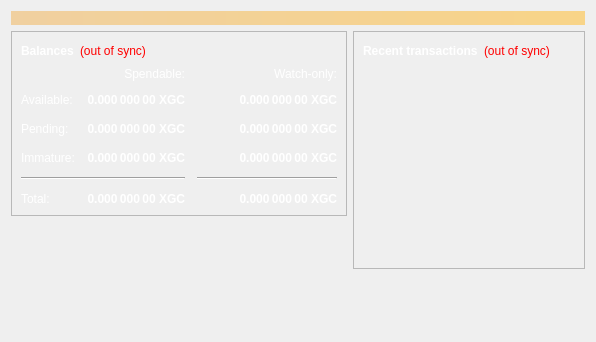
<?xml version="1.0" encoding="UTF-8"?>
<ui version="4.0">
 <class>OverviewPage</class>
 <widget class="QWidget" name="OverviewPage">
  <property name="geometry">
   <rect>
    <x>0</x>
    <y>0</y>
    <width>596</width>
    <height>342</height>
   </rect>
  </property>
  <property name="windowTitle">
   <string>Form</string>
  </property>
  <layout class="QVBoxLayout" name="topLayout">
   <item>
    <widget class="QLabel" name="labelAlerts">
     <property name="visible">
      <bool>false</bool>
     </property>
     <property name="styleSheet">
      <string notr="true">QLabel { background-color: qlineargradient(x1: 0, y1: 0, x2: 1, y2: 0, stop:0 #F0D0A0, stop:1 #F8D488); color:#000000; }</string>
     </property>
     <property name="wordWrap">
      <bool>true</bool>
     </property>
     <property name="margin">
      <number>3</number>
     </property>
     <property name="textInteractionFlags">
      <set>Qt::TextSelectableByMouse</set>
     </property>
    </widget>
   </item>
   <item>
    <layout class="QHBoxLayout" name="horizontalLayout" stretch="1,1">
     <item>
      <layout class="QVBoxLayout" name="verticalLayout_2">
       <item>
        <widget class="QFrame" name="frame">
         <property name="frameShape">
          <enum>QFrame::StyledPanel</enum>
         </property>
         <property name="frameShadow">
          <enum>QFrame::Raised</enum>
         </property>
         <layout class="QVBoxLayout" name="verticalLayout_4">
          <item>
           <layout class="QHBoxLayout" name="horizontalLayout_4">
            <item>
             <widget class="QLabel" name="label_5">
              <property name="palette">
               <palette>
                <active>
                 <colorrole role="WindowText">
                  <brush brushstyle="SolidPattern">
                   <color alpha="255">
                    <red>255</red>
                    <green>255</green>
                    <blue>255</blue>
                   </color>
                  </brush>
                 </colorrole>
                </active>
                <inactive>
                 <colorrole role="WindowText">
                  <brush brushstyle="SolidPattern">
                   <color alpha="255">
                    <red>255</red>
                    <green>255</green>
                    <blue>255</blue>
                   </color>
                  </brush>
                 </colorrole>
                </inactive>
                <disabled>
                 <colorrole role="WindowText">
                  <brush brushstyle="SolidPattern">
                   <color alpha="255">
                    <red>120</red>
                    <green>120</green>
                    <blue>120</blue>
                   </color>
                  </brush>
                 </colorrole>
                </disabled>
               </palette>
              </property>
              <property name="font">
               <font>
                <weight>75</weight>
                <bold>true</bold>
               </font>
              </property>
              <property name="text">
               <string>Balances</string>
              </property>
             </widget>
            </item>
            <item>
             <widget class="QLabel" name="labelWalletStatus">
              <property name="toolTip">
               <string>&lt;html&gt;&lt;head/&gt;&lt;body&gt;&lt;p&gt;The displayed information may be out of date. Your wallet automatically synchronizes with the XGoldCoin network after a connection is established, but this process has not completed yet.&lt;/p&gt;&lt;/body&gt;&lt;/html&gt;</string>
              </property>
              <property name="styleSheet">
               <string notr="true">QLabel { color: red; }</string>
              </property>
              <property name="text">
               <string>&lt;html&gt;&lt;head/&gt;&lt;body&gt;&lt;p&gt;(out of sync)&lt;/p&gt;&lt;/body&gt;&lt;/html&gt;</string>
              </property>
             </widget>
            </item>
            <item>
             <spacer name="horizontalSpacer_3">
              <property name="orientation">
               <enum>Qt::Horizontal</enum>
              </property>
              <property name="sizeHint" stdset="0">
               <size>
                <width>40</width>
                <height>20</height>
               </size>
              </property>
             </spacer>
            </item>
           </layout>
          </item>
          <item>
           <layout class="QGridLayout" name="gridLayout">
            <property name="spacing">
             <number>12</number>
            </property>
            <item row="2" column="2">
             <widget class="QLabel" name="labelWatchPending">
              <property name="palette">
               <palette>
                <active>
                 <colorrole role="WindowText">
                  <brush brushstyle="SolidPattern">
                   <color alpha="255">
                    <red>255</red>
                    <green>255</green>
                    <blue>255</blue>
                   </color>
                  </brush>
                 </colorrole>
                </active>
                <inactive>
                 <colorrole role="WindowText">
                  <brush brushstyle="SolidPattern">
                   <color alpha="255">
                    <red>255</red>
                    <green>255</green>
                    <blue>255</blue>
                   </color>
                  </brush>
                 </colorrole>
                </inactive>
                <disabled>
                 <colorrole role="WindowText">
                  <brush brushstyle="SolidPattern">
                   <color alpha="255">
                    <red>120</red>
                    <green>120</green>
                    <blue>120</blue>
                   </color>
                  </brush>
                 </colorrole>
                </disabled>
               </palette>
              </property>
              <property name="font">
               <font>
                <weight>75</weight>
                <bold>true</bold>
               </font>
              </property>
              <property name="cursor">
               <cursorShape>IBeamCursor</cursorShape>
              </property>
              <property name="toolTip">
               <string>Unconfirmed transactions to watch-only addresses</string>
              </property>
              <property name="text">
               <string notr="true">0.000 000 00 XGC</string>
              </property>
              <property name="alignment">
               <set>Qt::AlignRight|Qt::AlignTrailing|Qt::AlignVCenter</set>
              </property>
              <property name="textInteractionFlags">
               <set>Qt::LinksAccessibleByMouse|Qt::TextSelectableByKeyboard|Qt::TextSelectableByMouse</set>
              </property>
             </widget>
            </item>
            <item row="2" column="1">
             <widget class="QLabel" name="labelUnconfirmed">
              <property name="palette">
               <palette>
                <active>
                 <colorrole role="WindowText">
                  <brush brushstyle="SolidPattern">
                   <color alpha="255">
                    <red>255</red>
                    <green>255</green>
                    <blue>255</blue>
                   </color>
                  </brush>
                 </colorrole>
                </active>
                <inactive>
                 <colorrole role="WindowText">
                  <brush brushstyle="SolidPattern">
                   <color alpha="255">
                    <red>255</red>
                    <green>255</green>
                    <blue>255</blue>
                   </color>
                  </brush>
                 </colorrole>
                </inactive>
                <disabled>
                 <colorrole role="WindowText">
                  <brush brushstyle="SolidPattern">
                   <color alpha="255">
                    <red>120</red>
                    <green>120</green>
                    <blue>120</blue>
                   </color>
                  </brush>
                 </colorrole>
                </disabled>
               </palette>
              </property>
              <property name="font">
               <font>
                <weight>75</weight>
                <bold>true</bold>
               </font>
              </property>
              <property name="cursor">
               <cursorShape>IBeamCursor</cursorShape>
              </property>
              <property name="toolTip">
               <string>Total of transactions that have yet to be confirmed, and do not yet count toward the spendable balance</string>
              </property>
              <property name="text">
               <string notr="true">0.000 000 00 XGC</string>
              </property>
              <property name="alignment">
               <set>Qt::AlignRight|Qt::AlignTrailing|Qt::AlignVCenter</set>
              </property>
              <property name="textInteractionFlags">
               <set>Qt::LinksAccessibleByMouse|Qt::TextSelectableByKeyboard|Qt::TextSelectableByMouse</set>
              </property>
             </widget>
            </item>
            <item row="3" column="2">
             <widget class="QLabel" name="labelWatchImmature">
              <property name="palette">
               <palette>
                <active>
                 <colorrole role="WindowText">
                  <brush brushstyle="SolidPattern">
                   <color alpha="255">
                    <red>255</red>
                    <green>255</green>
                    <blue>255</blue>
                   </color>
                  </brush>
                 </colorrole>
                </active>
                <inactive>
                 <colorrole role="WindowText">
                  <brush brushstyle="SolidPattern">
                   <color alpha="255">
                    <red>255</red>
                    <green>255</green>
                    <blue>255</blue>
                   </color>
                  </brush>
                 </colorrole>
                </inactive>
                <disabled>
                 <colorrole role="WindowText">
                  <brush brushstyle="SolidPattern">
                   <color alpha="255">
                    <red>120</red>
                    <green>120</green>
                    <blue>120</blue>
                   </color>
                  </brush>
                 </colorrole>
                </disabled>
               </palette>
              </property>
              <property name="font">
               <font>
                <weight>75</weight>
                <bold>true</bold>
               </font>
              </property>
              <property name="cursor">
               <cursorShape>IBeamCursor</cursorShape>
              </property>
              <property name="toolTip">
               <string>Mined balance in watch-only addresses that has not yet matured</string>
              </property>
              <property name="text">
               <string notr="true">0.000 000 00 XGC</string>
              </property>
              <property name="alignment">
               <set>Qt::AlignRight|Qt::AlignTrailing|Qt::AlignVCenter</set>
              </property>
              <property name="textInteractionFlags">
               <set>Qt::LinksAccessibleByMouse|Qt::TextSelectableByKeyboard|Qt::TextSelectableByMouse</set>
              </property>
             </widget>
            </item>
            <item row="4" column="0" colspan="2">
             <widget class="Line" name="line">
              <property name="orientation">
               <enum>Qt::Horizontal</enum>
              </property>
             </widget>
            </item>
            <item row="4" column="2">
             <widget class="Line" name="lineWatchBalance">
              <property name="sizePolicy">
               <sizepolicy hsizetype="Preferred" vsizetype="Fixed">
                <horstretch>0</horstretch>
                <verstretch>0</verstretch>
               </sizepolicy>
              </property>
              <property name="minimumSize">
               <size>
                <width>140</width>
                <height>0</height>
               </size>
              </property>
              <property name="orientation">
               <enum>Qt::Horizontal</enum>
              </property>
             </widget>
            </item>
            <item row="5" column="0">
             <widget class="QLabel" name="labelTotalText">
              <property name="palette">
               <palette>
                <active>
                 <colorrole role="WindowText">
                  <brush brushstyle="SolidPattern">
                   <color alpha="255">
                    <red>255</red>
                    <green>255</green>
                    <blue>255</blue>
                   </color>
                  </brush>
                 </colorrole>
                </active>
                <inactive>
                 <colorrole role="WindowText">
                  <brush brushstyle="SolidPattern">
                   <color alpha="255">
                    <red>255</red>
                    <green>255</green>
                    <blue>255</blue>
                   </color>
                  </brush>
                 </colorrole>
                </inactive>
                <disabled>
                 <colorrole role="WindowText">
                  <brush brushstyle="SolidPattern">
                   <color alpha="255">
                    <red>120</red>
                    <green>120</green>
                    <blue>120</blue>
                   </color>
                  </brush>
                 </colorrole>
                </disabled>
               </palette>
              </property>
              <property name="text">
               <string>Total:</string>
              </property>
             </widget>
            </item>
            <item row="3" column="1">
             <widget class="QLabel" name="labelImmature">
              <property name="palette">
               <palette>
                <active>
                 <colorrole role="WindowText">
                  <brush brushstyle="SolidPattern">
                   <color alpha="255">
                    <red>255</red>
                    <green>255</green>
                    <blue>255</blue>
                   </color>
                  </brush>
                 </colorrole>
                </active>
                <inactive>
                 <colorrole role="WindowText">
                  <brush brushstyle="SolidPattern">
                   <color alpha="255">
                    <red>255</red>
                    <green>255</green>
                    <blue>255</blue>
                   </color>
                  </brush>
                 </colorrole>
                </inactive>
                <disabled>
                 <colorrole role="WindowText">
                  <brush brushstyle="SolidPattern">
                   <color alpha="255">
                    <red>120</red>
                    <green>120</green>
                    <blue>120</blue>
                   </color>
                  </brush>
                 </colorrole>
                </disabled>
               </palette>
              </property>
              <property name="font">
               <font>
                <weight>75</weight>
                <bold>true</bold>
               </font>
              </property>
              <property name="cursor">
               <cursorShape>IBeamCursor</cursorShape>
              </property>
              <property name="toolTip">
               <string>Mined balance that has not yet matured</string>
              </property>
              <property name="text">
               <string notr="true">0.000 000 00 XGC</string>
              </property>
              <property name="alignment">
               <set>Qt::AlignRight|Qt::AlignTrailing|Qt::AlignVCenter</set>
              </property>
              <property name="textInteractionFlags">
               <set>Qt::LinksAccessibleByMouse|Qt::TextSelectableByKeyboard|Qt::TextSelectableByMouse</set>
              </property>
             </widget>
            </item>
            <item row="2" column="3">
             <spacer name="horizontalSpacer_2">
              <property name="orientation">
               <enum>Qt::Horizontal</enum>
              </property>
              <property name="sizeHint" stdset="0">
               <size>
                <width>40</width>
                <height>20</height>
               </size>
              </property>
             </spacer>
            </item>
            <item row="3" column="0">
             <widget class="QLabel" name="labelImmatureText">
              <property name="palette">
               <palette>
                <active>
                 <colorrole role="WindowText">
                  <brush brushstyle="SolidPattern">
                   <color alpha="255">
                    <red>255</red>
                    <green>255</green>
                    <blue>255</blue>
                   </color>
                  </brush>
                 </colorrole>
                </active>
                <inactive>
                 <colorrole role="WindowText">
                  <brush brushstyle="SolidPattern">
                   <color alpha="255">
                    <red>255</red>
                    <green>255</green>
                    <blue>255</blue>
                   </color>
                  </brush>
                 </colorrole>
                </inactive>
                <disabled>
                 <colorrole role="WindowText">
                  <brush brushstyle="SolidPattern">
                   <color alpha="255">
                    <red>120</red>
                    <green>120</green>
                    <blue>120</blue>
                   </color>
                  </brush>
                 </colorrole>
                </disabled>
               </palette>
              </property>
              <property name="text">
               <string>Immature:</string>
              </property>
             </widget>
            </item>
            <item row="5" column="1">
             <widget class="QLabel" name="labelTotal">
              <property name="palette">
               <palette>
                <active>
                 <colorrole role="WindowText">
                  <brush brushstyle="SolidPattern">
                   <color alpha="255">
                    <red>255</red>
                    <green>255</green>
                    <blue>255</blue>
                   </color>
                  </brush>
                 </colorrole>
                </active>
                <inactive>
                 <colorrole role="WindowText">
                  <brush brushstyle="SolidPattern">
                   <color alpha="255">
                    <red>255</red>
                    <green>255</green>
                    <blue>255</blue>
                   </color>
                  </brush>
                 </colorrole>
                </inactive>
                <disabled>
                 <colorrole role="WindowText">
                  <brush brushstyle="SolidPattern">
                   <color alpha="255">
                    <red>120</red>
                    <green>120</green>
                    <blue>120</blue>
                   </color>
                  </brush>
                 </colorrole>
                </disabled>
               </palette>
              </property>
              <property name="font">
               <font>
                <weight>75</weight>
                <bold>true</bold>
               </font>
              </property>
              <property name="cursor">
               <cursorShape>IBeamCursor</cursorShape>
              </property>
              <property name="toolTip">
               <string>Your current total balance</string>
              </property>
              <property name="text">
               <string notr="true">0.000 000 00 XGC</string>
              </property>
              <property name="alignment">
               <set>Qt::AlignRight|Qt::AlignTrailing|Qt::AlignVCenter</set>
              </property>
              <property name="textInteractionFlags">
               <set>Qt::LinksAccessibleByMouse|Qt::TextSelectableByKeyboard|Qt::TextSelectableByMouse</set>
              </property>
             </widget>
            </item>
            <item row="5" column="2">
             <widget class="QLabel" name="labelWatchTotal">
              <property name="palette">
               <palette>
                <active>
                 <colorrole role="WindowText">
                  <brush brushstyle="SolidPattern">
                   <color alpha="255">
                    <red>255</red>
                    <green>255</green>
                    <blue>255</blue>
                   </color>
                  </brush>
                 </colorrole>
                </active>
                <inactive>
                 <colorrole role="WindowText">
                  <brush brushstyle="SolidPattern">
                   <color alpha="255">
                    <red>255</red>
                    <green>255</green>
                    <blue>255</blue>
                   </color>
                  </brush>
                 </colorrole>
                </inactive>
                <disabled>
                 <colorrole role="WindowText">
                  <brush brushstyle="SolidPattern">
                   <color alpha="255">
                    <red>120</red>
                    <green>120</green>
                    <blue>120</blue>
                   </color>
                  </brush>
                 </colorrole>
                </disabled>
               </palette>
              </property>
              <property name="font">
               <font>
                <weight>75</weight>
                <bold>true</bold>
               </font>
              </property>
              <property name="cursor">
               <cursorShape>IBeamCursor</cursorShape>
              </property>
              <property name="toolTip">
               <string>Current total balance in watch-only addresses</string>
              </property>
              <property name="text">
               <string notr="true">0.000 000 00 XGC</string>
              </property>
              <property name="alignment">
               <set>Qt::AlignRight|Qt::AlignTrailing|Qt::AlignVCenter</set>
              </property>
              <property name="textInteractionFlags">
               <set>Qt::LinksAccessibleByMouse|Qt::TextSelectableByKeyboard|Qt::TextSelectableByMouse</set>
              </property>
             </widget>
            </item>
            <item row="0" column="2">
             <widget class="QLabel" name="labelWatchonly">
              <property name="palette">
               <palette>
                <active>
                 <colorrole role="WindowText">
                  <brush brushstyle="SolidPattern">
                   <color alpha="255">
                    <red>255</red>
                    <green>255</green>
                    <blue>255</blue>
                   </color>
                  </brush>
                 </colorrole>
                </active>
                <inactive>
                 <colorrole role="WindowText">
                  <brush brushstyle="SolidPattern">
                   <color alpha="255">
                    <red>255</red>
                    <green>255</green>
                    <blue>255</blue>
                   </color>
                  </brush>
                 </colorrole>
                </inactive>
                <disabled>
                 <colorrole role="WindowText">
                  <brush brushstyle="SolidPattern">
                   <color alpha="255">
                    <red>120</red>
                    <green>120</green>
                    <blue>120</blue>
                   </color>
                  </brush>
                 </colorrole>
                </disabled>
               </palette>
              </property>
              <property name="text">
               <string>Watch-only:</string>
              </property>
              <property name="alignment">
               <set>Qt::AlignRight|Qt::AlignTrailing|Qt::AlignVCenter</set>
              </property>
             </widget>
            </item>
            <item row="1" column="0">
             <widget class="QLabel" name="labelBalanceText">
              <property name="palette">
               <palette>
                <active>
                 <colorrole role="WindowText">
                  <brush brushstyle="SolidPattern">
                   <color alpha="255">
                    <red>255</red>
                    <green>255</green>
                    <blue>255</blue>
                   </color>
                  </brush>
                 </colorrole>
                </active>
                <inactive>
                 <colorrole role="WindowText">
                  <brush brushstyle="SolidPattern">
                   <color alpha="255">
                    <red>255</red>
                    <green>255</green>
                    <blue>255</blue>
                   </color>
                  </brush>
                 </colorrole>
                </inactive>
                <disabled>
                 <colorrole role="WindowText">
                  <brush brushstyle="SolidPattern">
                   <color alpha="255">
                    <red>120</red>
                    <green>120</green>
                    <blue>120</blue>
                   </color>
                  </brush>
                 </colorrole>
                </disabled>
               </palette>
              </property>
              <property name="text">
               <string>Available:</string>
              </property>
             </widget>
            </item>
            <item row="1" column="1">
             <widget class="QLabel" name="labelBalance">
              <property name="palette">
               <palette>
                <active>
                 <colorrole role="WindowText">
                  <brush brushstyle="SolidPattern">
                   <color alpha="255">
                    <red>255</red>
                    <green>255</green>
                    <blue>255</blue>
                   </color>
                  </brush>
                 </colorrole>
                </active>
                <inactive>
                 <colorrole role="WindowText">
                  <brush brushstyle="SolidPattern">
                   <color alpha="255">
                    <red>255</red>
                    <green>255</green>
                    <blue>255</blue>
                   </color>
                  </brush>
                 </colorrole>
                </inactive>
                <disabled>
                 <colorrole role="WindowText">
                  <brush brushstyle="SolidPattern">
                   <color alpha="255">
                    <red>120</red>
                    <green>120</green>
                    <blue>120</blue>
                   </color>
                  </brush>
                 </colorrole>
                </disabled>
               </palette>
              </property>
              <property name="font">
               <font>
                <weight>75</weight>
                <bold>true</bold>
               </font>
              </property>
              <property name="cursor">
               <cursorShape>IBeamCursor</cursorShape>
              </property>
              <property name="toolTip">
               <string>Your current spendable balance</string>
              </property>
              <property name="text">
               <string notr="true">0.000 000 00 XGC</string>
              </property>
              <property name="alignment">
               <set>Qt::AlignRight|Qt::AlignTrailing|Qt::AlignVCenter</set>
              </property>
              <property name="textInteractionFlags">
               <set>Qt::LinksAccessibleByMouse|Qt::TextSelectableByKeyboard|Qt::TextSelectableByMouse</set>
              </property>
             </widget>
            </item>
            <item row="1" column="2">
             <widget class="QLabel" name="labelWatchAvailable">
              <property name="palette">
               <palette>
                <active>
                 <colorrole role="WindowText">
                  <brush brushstyle="SolidPattern">
                   <color alpha="255">
                    <red>255</red>
                    <green>255</green>
                    <blue>255</blue>
                   </color>
                  </brush>
                 </colorrole>
                </active>
                <inactive>
                 <colorrole role="WindowText">
                  <brush brushstyle="SolidPattern">
                   <color alpha="255">
                    <red>255</red>
                    <green>255</green>
                    <blue>255</blue>
                   </color>
                  </brush>
                 </colorrole>
                </inactive>
                <disabled>
                 <colorrole role="WindowText">
                  <brush brushstyle="SolidPattern">
                   <color alpha="255">
                    <red>120</red>
                    <green>120</green>
                    <blue>120</blue>
                   </color>
                  </brush>
                 </colorrole>
                </disabled>
               </palette>
              </property>
              <property name="font">
               <font>
                <weight>75</weight>
                <bold>true</bold>
               </font>
              </property>
              <property name="cursor">
               <cursorShape>IBeamCursor</cursorShape>
              </property>
              <property name="toolTip">
               <string>Your current balance in watch-only addresses</string>
              </property>
              <property name="text">
               <string notr="true">0.000 000 00 XGC</string>
              </property>
              <property name="alignment">
               <set>Qt::AlignRight|Qt::AlignTrailing|Qt::AlignVCenter</set>
              </property>
              <property name="textInteractionFlags">
               <set>Qt::LinksAccessibleByMouse|Qt::TextSelectableByKeyboard|Qt::TextSelectableByMouse</set>
              </property>
             </widget>
            </item>
            <item row="2" column="0">
             <widget class="QLabel" name="labelPendingText">
              <property name="palette">
               <palette>
                <active>
                 <colorrole role="WindowText">
                  <brush brushstyle="SolidPattern">
                   <color alpha="255">
                    <red>255</red>
                    <green>255</green>
                    <blue>255</blue>
                   </color>
                  </brush>
                 </colorrole>
                </active>
                <inactive>
                 <colorrole role="WindowText">
                  <brush brushstyle="SolidPattern">
                   <color alpha="255">
                    <red>255</red>
                    <green>255</green>
                    <blue>255</blue>
                   </color>
                  </brush>
                 </colorrole>
                </inactive>
                <disabled>
                 <colorrole role="WindowText">
                  <brush brushstyle="SolidPattern">
                   <color alpha="255">
                    <red>120</red>
                    <green>120</green>
                    <blue>120</blue>
                   </color>
                  </brush>
                 </colorrole>
                </disabled>
               </palette>
              </property>
              <property name="text">
               <string>Pending:</string>
              </property>
             </widget>
            </item>
            <item row="0" column="1">
             <widget class="QLabel" name="labelSpendable">
              <property name="palette">
               <palette>
                <active>
                 <colorrole role="WindowText">
                  <brush brushstyle="SolidPattern">
                   <color alpha="255">
                    <red>255</red>
                    <green>255</green>
                    <blue>255</blue>
                   </color>
                  </brush>
                 </colorrole>
                </active>
                <inactive>
                 <colorrole role="WindowText">
                  <brush brushstyle="SolidPattern">
                   <color alpha="255">
                    <red>255</red>
                    <green>255</green>
                    <blue>255</blue>
                   </color>
                  </brush>
                 </colorrole>
                </inactive>
                <disabled>
                 <colorrole role="WindowText">
                  <brush brushstyle="SolidPattern">
                   <color alpha="255">
                    <red>120</red>
                    <green>120</green>
                    <blue>120</blue>
                   </color>
                  </brush>
                 </colorrole>
                </disabled>
               </palette>
              </property>
              <property name="text">
               <string>Spendable:</string>
              </property>
              <property name="alignment">
               <set>Qt::AlignRight|Qt::AlignTrailing|Qt::AlignVCenter</set>
              </property>
             </widget>
            </item>
           </layout>
          </item>
         </layout>
        </widget>
       </item>
       <item>
        <spacer name="verticalSpacer">
         <property name="orientation">
          <enum>Qt::Vertical</enum>
         </property>
         <property name="sizeHint" stdset="0">
          <size>
           <width>20</width>
           <height>40</height>
          </size>
         </property>
        </spacer>
       </item>
      </layout>
     </item>
     <item>
      <layout class="QVBoxLayout" name="verticalLayout_3">
       <item>
        <widget class="QFrame" name="frame_2">
         <property name="frameShape">
          <enum>QFrame::StyledPanel</enum>
         </property>
         <property name="frameShadow">
          <enum>QFrame::Raised</enum>
         </property>
         <layout class="QVBoxLayout" name="verticalLayout">
          <item>
           <layout class="QHBoxLayout" name="horizontalLayout_2">
            <item>
             <widget class="QLabel" name="label_4">
              <property name="palette">
               <palette>
                <active>
                 <colorrole role="WindowText">
                  <brush brushstyle="SolidPattern">
                   <color alpha="255">
                    <red>255</red>
                    <green>255</green>
                    <blue>255</blue>
                   </color>
                  </brush>
                 </colorrole>
                </active>
                <inactive>
                 <colorrole role="WindowText">
                  <brush brushstyle="SolidPattern">
                   <color alpha="255">
                    <red>255</red>
                    <green>255</green>
                    <blue>255</blue>
                   </color>
                  </brush>
                 </colorrole>
                </inactive>
                <disabled>
                 <colorrole role="WindowText">
                  <brush brushstyle="SolidPattern">
                   <color alpha="255">
                    <red>120</red>
                    <green>120</green>
                    <blue>120</blue>
                   </color>
                  </brush>
                 </colorrole>
                </disabled>
               </palette>
              </property>
              <property name="font">
               <font>
                <weight>75</weight>
                <bold>true</bold>
               </font>
              </property>
              <property name="text">
               <string>Recent transactions</string>
              </property>
             </widget>
            </item>
            <item>
             <widget class="QLabel" name="labelTransactionsStatus">
              <property name="toolTip">
               <string>&lt;html&gt;&lt;head/&gt;&lt;body&gt;&lt;p&gt;The displayed information may be out of date. Your wallet automatically synchronizes with the XGoldCoin network after a connection is established, but this process has not completed yet.&lt;/p&gt;&lt;/body&gt;&lt;/html&gt;</string>
              </property>
              <property name="styleSheet">
               <string notr="true">QLabel { color: red; }</string>
              </property>
              <property name="text">
               <string>&lt;html&gt;&lt;head/&gt;&lt;body&gt;&lt;p&gt;(out of sync)&lt;/p&gt;&lt;/body&gt;&lt;/html&gt;</string>
              </property>
             </widget>
            </item>
            <item>
             <spacer name="horizontalSpacer">
              <property name="orientation">
               <enum>Qt::Horizontal</enum>
              </property>
              <property name="sizeHint" stdset="0">
               <size>
                <width>40</width>
                <height>20</height>
               </size>
              </property>
             </spacer>
            </item>
           </layout>
          </item>
          <item>
           <widget class="QListView" name="listTransactions">
            <property name="palette">
             <palette>
              <active>
               <colorrole role="WindowText">
                <brush brushstyle="SolidPattern">
                 <color alpha="255">
                  <red>255</red>
                  <green>255</green>
                  <blue>255</blue>
                 </color>
                </brush>
               </colorrole>
               <colorrole role="Button">
                <brush brushstyle="SolidPattern">
                 <color alpha="0">
                  <red>0</red>
                  <green>0</green>
                  <blue>0</blue>
                 </color>
                </brush>
               </colorrole>
               <colorrole role="Text">
                <brush brushstyle="SolidPattern">
                 <color alpha="255">
                  <red>255</red>
                  <green>255</green>
                  <blue>255</blue>
                 </color>
                </brush>
               </colorrole>
               <colorrole role="ButtonText">
                <brush brushstyle="SolidPattern">
                 <color alpha="255">
                  <red>255</red>
                  <green>255</green>
                  <blue>255</blue>
                 </color>
                </brush>
               </colorrole>
               <colorrole role="Base">
                <brush brushstyle="NoBrush">
                 <color alpha="255">
                  <red>0</red>
                  <green>0</green>
                  <blue>0</blue>
                 </color>
                </brush>
               </colorrole>
               <colorrole role="Window">
                <brush brushstyle="SolidPattern">
                 <color alpha="0">
                  <red>0</red>
                  <green>0</green>
                  <blue>0</blue>
                 </color>
                </brush>
               </colorrole>
              </active>
              <inactive>
               <colorrole role="WindowText">
                <brush brushstyle="SolidPattern">
                 <color alpha="255">
                  <red>255</red>
                  <green>255</green>
                  <blue>255</blue>
                 </color>
                </brush>
               </colorrole>
               <colorrole role="Button">
                <brush brushstyle="SolidPattern">
                 <color alpha="0">
                  <red>0</red>
                  <green>0</green>
                  <blue>0</blue>
                 </color>
                </brush>
               </colorrole>
               <colorrole role="Text">
                <brush brushstyle="SolidPattern">
                 <color alpha="255">
                  <red>255</red>
                  <green>255</green>
                  <blue>255</blue>
                 </color>
                </brush>
               </colorrole>
               <colorrole role="ButtonText">
                <brush brushstyle="SolidPattern">
                 <color alpha="255">
                  <red>255</red>
                  <green>255</green>
                  <blue>255</blue>
                 </color>
                </brush>
               </colorrole>
               <colorrole role="Base">
                <brush brushstyle="NoBrush">
                 <color alpha="255">
                  <red>0</red>
                  <green>0</green>
                  <blue>0</blue>
                 </color>
                </brush>
               </colorrole>
               <colorrole role="Window">
                <brush brushstyle="SolidPattern">
                 <color alpha="0">
                  <red>0</red>
                  <green>0</green>
                  <blue>0</blue>
                 </color>
                </brush>
               </colorrole>
              </inactive>
              <disabled>
               <colorrole role="WindowText">
                <brush brushstyle="SolidPattern">
                 <color alpha="255">
                  <red>120</red>
                  <green>120</green>
                  <blue>120</blue>
                 </color>
                </brush>
               </colorrole>
               <colorrole role="Button">
                <brush brushstyle="SolidPattern">
                 <color alpha="0">
                  <red>0</red>
                  <green>0</green>
                  <blue>0</blue>
                 </color>
                </brush>
               </colorrole>
               <colorrole role="Text">
                <brush brushstyle="SolidPattern">
                 <color alpha="255">
                  <red>120</red>
                  <green>120</green>
                  <blue>120</blue>
                 </color>
                </brush>
               </colorrole>
               <colorrole role="ButtonText">
                <brush brushstyle="SolidPattern">
                 <color alpha="255">
                  <red>120</red>
                  <green>120</green>
                  <blue>120</blue>
                 </color>
                </brush>
               </colorrole>
               <colorrole role="Base">
                <brush brushstyle="NoBrush">
                 <color alpha="255">
                  <red>0</red>
                  <green>0</green>
                  <blue>0</blue>
                 </color>
                </brush>
               </colorrole>
               <colorrole role="Window">
                <brush brushstyle="SolidPattern">
                 <color alpha="0">
                  <red>0</red>
                  <green>0</green>
                  <blue>0</blue>
                 </color>
                </brush>
               </colorrole>
              </disabled>
             </palette>
            </property>
            <property name="styleSheet">
             <string notr="true">QListView { background: transparent; }</string>
            </property>
            <property name="frameShape">
             <enum>QFrame::NoFrame</enum>
            </property>
            <property name="verticalScrollBarPolicy">
             <enum>Qt::ScrollBarAlwaysOff</enum>
            </property>
            <property name="horizontalScrollBarPolicy">
             <enum>Qt::ScrollBarAlwaysOff</enum>
            </property>
            <property name="selectionMode">
             <enum>QAbstractItemView::NoSelection</enum>
            </property>
           </widget>
          </item>
         </layout>
        </widget>
       </item>
       <item>
        <spacer name="verticalSpacer_2">
         <property name="orientation">
          <enum>Qt::Vertical</enum>
         </property>
         <property name="sizeHint" stdset="0">
          <size>
           <width>20</width>
           <height>40</height>
          </size>
         </property>
        </spacer>
       </item>
      </layout>
     </item>
    </layout>
   </item>
  </layout>
 </widget>
 <resources/>
 <connections/>
</ui>
